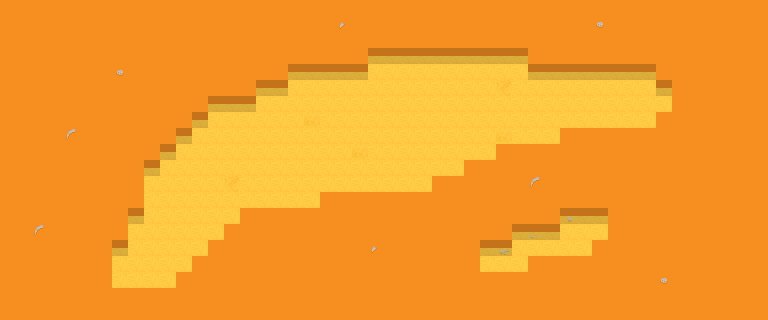

A 2D game scene composited from a Tiled map and its tileset images. What follows is a short description and the map's XML, with each tile layer's data collapsed to a summary:
An orthogonal 48x20 tile map with 16x16 px tiles, 4 tile layers (ground, walls, doors, fog) and 4 objects.

<map version="1.0" tiledversion="1.1.6" orientation="orthogonal" renderorder="right-down" width="48" height="20" tilewidth="16" tileheight="16" infinite="0" backgroundcolor="#f68f20" nextobjectid="5">
 <properties>
  <property name="entities_render_layer" type="int" value="4" />
 </properties>
 <tileset firstgid="1" source="desert.tsx" />
 <layer name="ground" width="48" height="20">
  <properties>
   <property name="render_layer" type="int" value="0" />
  </properties>
  <data>[960 cells, 960 non-empty, 3 distinct tile ids]</data>
 </layer>
 <layer name="walls" width="48" height="20">
  <properties>
   <property name="render_layer" type="int" value="1" />
  </properties>
  <data>[960 cells, 728 non-empty, 8 distinct tile ids]</data>
 </layer>
 <layer name="doors" width="48" height="20">
  <properties>
   <property name="render_layer" type="int" value="2" />
  </properties>
  <data>[960 cells, 25 non-empty, 2 distinct tile ids]</data>
 </layer>
 <layer name="fog" width="48" height="20">
  <properties>
   <property name="render_layer" type="int" value="3" />
  </properties>
  <data>[960 cells, 7 non-empty, 2 distinct tile ids]</data>
 </layer>
 <objectgroup name="doors">
  <properties>
   <property name="layer" type="int" value="3" />
   <property name="type" value="doors" />
  </properties>
  <object id="1" x="656" y="64" width="112" height="32">
   <properties>
    <property name="way" value="right" />
   </properties>
  </object>
  <object id="2" x="96" y="272" width="80" height="48">
   <properties>
    <property name="way" value="down" />
   </properties>
  </object>
 </objectgroup>
 <objectgroup name="trigs">
  <properties>
   <property name="type" value="triggers" />
  </properties>
  <object id="3" x="96" y="320" width="80" height="16">
   <properties>
    <property name="code">return function ( self, item )
  ROOMS:move( 0, -1, item )
end</property>
   </properties>
  </object>
  <object id="4" x="768" y="64" width="16" height="32">
   <properties>
    <property name="code">return function ( self, item )
  ROOMS:move( 1, 0, item )
end</property>
   </properties>
  </object>
 </objectgroup>
</map>
